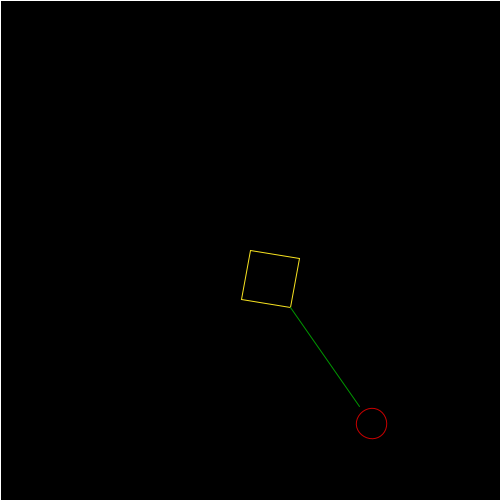
Frame 1 (no input)
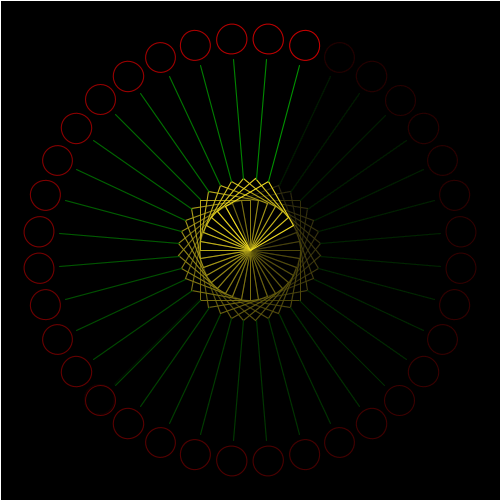
Frame 60 (the mouse pressed at the canvas centre just before this capture)
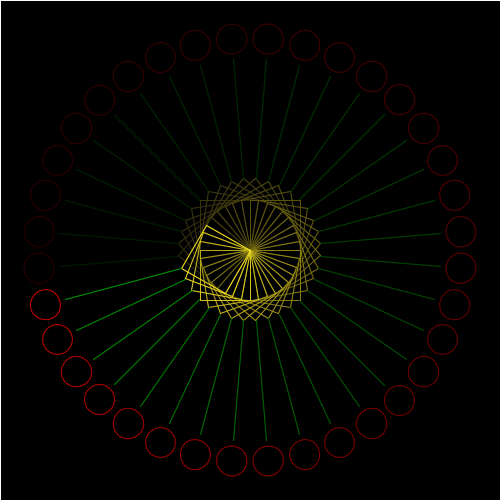
Frame 120 (the mouse held since frame 60 and released just before this capture)

The Processing sketch that drew these frames (run headless with seeded random() and noise(); from frame 60 on, the mouse is pressed at the canvas centre):

// Processing sketch: processing_39964
// ── processing_39964.pde

int angulo;

void setup() {
size (500,500);
smooth();
background(0);
stroke(255);
noFill();
angulo=0;
frameRate(60);
}

void draw() {
  fill(0,12);
  stroke(255);
  rect (0,0,width,height);
  angulo+=10;
  translate (250,250);
  rotate (radians(angulo));
  stroke(247,226,32);
  rect (0,0,50,50);
  stroke(0,150,0);
  line (50,50,135,135); 
  stroke(200,0,0);
  ellipse(150,150,30,30);
}
